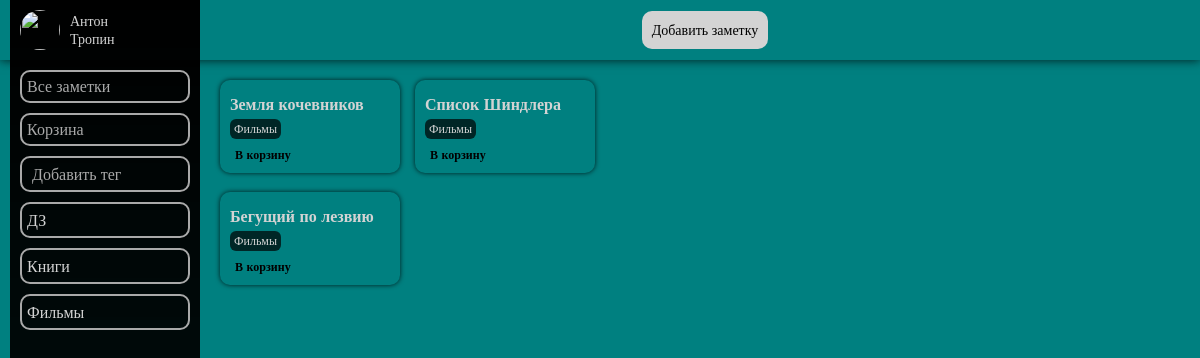
Page /notesByTag/9 (signed in) on the committed database.
### DiarySiteApp/models.py (models this page shows, shortened)
class Tag(models.Model):
    account = models.ForeignKey(Account, on_delete=models.CASCADE)
    title = models.CharField('название тега', max_length=30, unique=True)
    def __str__(self):
        return self.title
    class Meta:
        verbose_name = 'Тег'
        verbose_name_plural = 'Теги'
        abstract = False

class Note(models.Model):
    account = models.ForeignKey(Account, on_delete=models.CASCADE)
    title = models.CharField('название заметки', max_length=30, null=True, blank=True)
    description = models.TextField('описание заметки', null=True, blank=True)
    planned_date = models.DateTimeField('запланированная дата', null=True, blank=True)
    on_repeat = models.BooleanField('повторяется')
    to_remind = models.BooleanField('напоминание')
    remind_date = models.DateTimeField('дата напоминания', null=True, blank=True)
    on_delete = models.BooleanField('удалено', default=False)
    delete_date = models.DateField('дата удаления', null=True, blank=True, editable=False)
    tag = models.ManyToManyField(Tag, blank=True)
    class Meta:
        verbose_name = 'Заметка'
        verbose_name_plural = 'Заметки'
        abstract = False
    @property
    def tags(self):
        return Tag.objects.filter(note = self)

### DiarySiteApp/views.py (the view)
# urls.py: re_path(r'^notesByTag/(?P<id>\d+)$', views.notesByTag, name = 'notesByTag'),
def notesByTag(request, id):
    user = User.objects.get(pk = request.user.pk)
    tags = user.account.tags
    tag = Tag.objects.get(id = id)
    notes = Note.objects.filter(
    account = user.account
    ).filter(
    tag = tag
    )
    photo = user.account.photo
    context ={
        'tags' : tags,
        'notes' : notes,
        'photo' : photo,
        'title' : f'{tag.title}'
    }
    return render(request, 'DiarySiteApp/main.html', context)

### DiarySiteApp/models.py (called while the page is built)
    @property
    def tags(self):
        return Tag.objects.filter(account = self)

### DiarySiteApp/templates/DiarySiteApp/main.html (shortened to what this page needs)
{% extends 'DiarySiteApp/notesOutput.html' %}
{% block notes %}
    <div class="notes_container">
        {% for note in notes %}
            <div class="card">
                <a href="noteform/{{note.id}}">
                    <div class="cardContent">
                        {% if note.title %}
                            <div class="cardName">{{note.title}}</div>
                        {% endif %}
                        {% if note.tags%}
                            <div class="cardTags">
                                {% for tag in tags %}
                                    {% if tag in note.tags %}
                                        <div class="tag">{{tag}}</div>
                                    {% endif %}
                                {% endfor %}
                            </div>
                        {% endif %}
                    </div>
                </a>
                <a href="{% url 'toTrashCan' note.id %}" id="delete" class="cardManipulationButton" onclick="deleteNote()">В корзину</a>
            </div>
        {% endfor %}
    </div>
{% endblock %}

### DiarySiteApp/templates/DiarySiteApp/notesOutput.html (shortened to what this page needs)
{% extends 'DiarySiteApp/base.html' %}
{% load static %}
{% block content %}
    {% if request.user.is_authenticated %}
        <header>
            <div class="header_content class">
                <a href="{% url 'noteform' 'add' %}" class="control_button">Добавить заметку</a>
            </div>
        </header>
        <div class="menu">
            <div class="profile">
                {% if user.socialaccount_set.all.0.get_avatar_url %}
                        <img class="avatar" src='{{ user.socialaccount_set.all.0.get_avatar_url }}'>
                {% else %}
                        {%if photo %}
                                <div>{{photo}}</div>
                        {%else%}
                                <img class="avatar" src='https://iupac.org/wp-content/uploads/2018/05/default-avatar.png'>
                        {% endif %}
                {% endif %}
                <a href="accounts/logout" title="Нажмите, чтобы выйти из аккаунта">
                    <div class="personal_information">
                            {% if user.first_name %}
                                <p>{{user.first_name}}</p>
                                <p>{{user.last_name}}</p>
                            {% else %}
                                <p>{{user}}</p>
                            {% endif %}
                    </div>
                </a>
            </div>
            <div class="tags_container" id="tags_container">
                <a href="{% url 'main' %}"><div class="tag_button">Все заметки</div></a>
                <a href="{% url 'trashCan' %}"><div class="tag_button">Корзина</div></a>
                <form method="POST" class="add_tag_form" id="tag_creation_form" data-url="{% url 'addTag' %}">
                    <input type="text" name="tag_title_input" autocomplete="off" class="input tag_title_input" placeholder="Добавить тег" required>
                    <button type="submit" class="save_tag_button"></button>
                </form>
                {% for tag in tags%}
                    <div class="custom_tag_button">
                        <a href="{% url 'notesByTag' tag.id %}"><div>{{tag.title}}</div></a>
                        <a href="{% url 'deleteTag' tag.id %}" class="delete_tag_button"></a>
                    </div>
                {% endfor %}
            </div>
        </div>
        {% block notes %}{% endblock %}
    {% endif %}
{% endblock %}

### DiarySiteApp/static/css/style.css (style rules this page uses)
* { margin: 0; padding: 0; box-sizing: border-box; color: lightgrey; font-family: Montserrat; text-decoration: none; transition: 0.2s; }
header { width: 100%; height: 60px; box-shadow: 0 0 10px rgba(0, 0, 0, 0.8); position: fixed; background-color: teal; z-index: 1; }
body { background-color: teal; }
.header_content { height: 100%; margin-left: 210px; display: grid; grid-template-columns: 1fr 3fr 1fr; align-items: center; justify-items: center; }
.control_button { background-color: lightgrey; padding: 10px; border: none; border-radius: 10px; color: black; font-size: 14px; cursor: pointer; }
.header_content .control_button { grid-column: 2; }
.profile { display: flex; width: 100%; height: 60px; background: none; align-items: center; }
.avatar { display: inline-block; width: 40px; height: 40px; border-radius: 40px; margin: 10px; }
.personal_information { display: inline-block; font-size: 14px; }
.menu { z-index: 2; position: fixed; height: 100%; width: 190px; margin-left: 10px; background: linear-gradient(180deg, black 0%, rgba(0, 0, 0, 0.9) 60%, rgba(0, 0, 0, 0.6) 100%); z-index: 2; }
.tags_container { display: inline-block; width: 100%; padding: 0 10px; }
.add_tag_form { display: grid; grid-template-columns: 7fr 1fr; align-items: center; justify-items: center; padding-left: 5px; border: 2px solid darkgrey; border-radius: 10px; }
.save_tag_button { width: 40px; height: 40px; background-color: black; border-radius: 50px; border: none; cursor: pointer; display: flex; justify-content: center; align-items: center; overflow: hidden; background-color: transparent; display: block; width: 28px; height: 28px; margin: 2px; }
.add_tag_form .tag_title_input { display: inline-block; margin: 0; font-size: 16px; background-color: transparent; border: none; color: white; }
.add_tag_form .tag_title_input::placeholder { color: darkgrey; }
.tag_button { width: 100%; margin: 10px 0; border: 2px solid darkgrey; color: darkgrey; border-radius: 10px; padding: 5px; font-size: 16px; }
.custom_tag_button { display: grid; grid-template-columns: 7fr 1fr; align-items: center; justify-content: center; padding: 0px; font-size: 16px; color: darkgrey; font-weight: 300; border: 2px solid darkgrey; border-radius: 10px; padding-left: 5px; margin: 10px 0; }
.delete_tag_button { width: 40px; height: 40px; background-color: black; border-radius: 50px; border: none; cursor: pointer; display: flex; justify-content: center; align-items: center; overflow: hidden; width: 28px; height: 28px; margin: 2px; display: block; z-index: 5; background-color: transparent; }
.notes_container { padding: 80px 20px; margin-left: 200px; columns: 5; column-gap: 15px; }
.notes_container .card { border-radius: 10px; box-shadow: 0 0 5px rgba(0, 0, 0, 0.8); margin: 10px; padding: 5px; font-size: 16px; width: 100%; break-inside: avoid; padding: 10px; margin: 0 0 15px; overflow: hidden; max-width: 380px; display: inline-block; transform: translateZ(0); }
.cardContent { width: 100%; height: 100%; }
.cardName { font-weight: bold; display: block; margin: 5px 0; }
.cardTags { display: flex; flex-wrap: wrap; font-size: 12px; margin-right: 5px; color: black; }
.cardTags .tag { margin-right: 5px; margin-bottom: 5px; padding: 2px 4px; background-color: rgba(0, 0, 0, 0.7); border-radius: 6px; }
.cardManipulationButton { font-size: 12px; font-weight: bold; color: black; padding: 2px 5px; border-radius: 5px; }
.input { width: 100%; border: none; font-size: 24px; border-radius: 10px; color: dimgrey; padding: 5px; display: inline; margin: 10px 0; }

### rows in the picture
Tag: title "ДЗ"
Tag: title "Книги"
Tag: title "Фильмы"
Note: title "Земля кочевников"
Note: title "Бегущий по лезвию"
Note: title "Список Шиндлера"

### other values in the picture
{{ user.first_name }} "Антон"
{{ user.last_name }} "Тропин"
